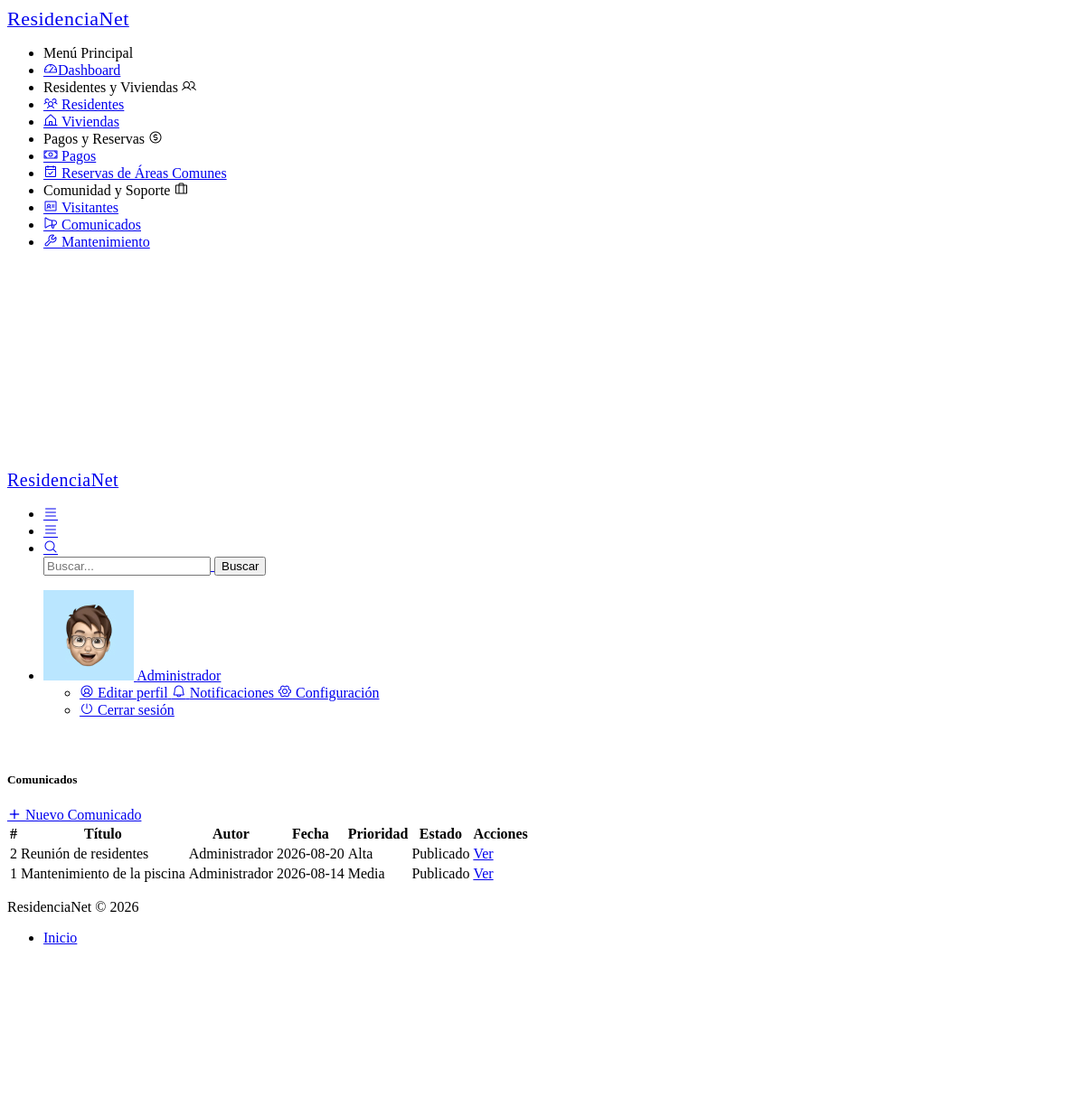
The page /comunicado/index (signed in) on the database its author committed.
### tables this page shows
CREATE TABLE IF NOT EXISTS comunicados (
    id INT AUTO_INCREMENT PRIMARY KEY,
    titulo VARCHAR(150) NOT NULL,
    contenido TEXT NOT NULL,
    prioridad ENUM('Baja', 'Media', 'Alta') DEFAULT 'Media',
    fecha DATE NOT NULL,
    autor VARCHAR(100) DEFAULT 'Administrador',
    estado ENUM('Publicado', 'Borrador') DEFAULT 'Publicado',
    created_at TIMESTAMP DEFAULT CURRENT_TIMESTAMP
);

### app/controllers/ComunicadoController.php (called while the page is built, shortened)
<?php
class ComunicadoController extends Controller {
    private $comunicadoModel;
    public function __construct() {
        $this->comunicadoModel = $this->model('Comunicado');
    }
    public function index() {
        $comunicados = $this->comunicadoModel->getAll();
        $this->view('comunicados/index', [
            'comunicados' => $comunicados
        ]);
    }
}

### app/core/app.php (called while the page is built, shortened)
<?php
class App {
    protected $method = 'index';
    public function __construct() {
        $url = $this->parseUrl();
        if (isset($url[0]) && file_exists('../app/controllers/' . ucfirst($url[0]) . 'Controller.php')) {
            unset($url[0]);
        }
        $this->controller = new $this->controller;
        if (isset($url[1])) {
            if (method_exists($this->controller, $url[1])) {
                $this->method = $url[1];
                unset($url[1]);
            }
        }
        $this->params = $url ? array_values($url) : [];
        call_user_func_array([$this->controller, $this->method], $this->params);
    }
    public function parseUrl() {
        if (isset($_GET['url'])) {
            return explode('/', filter_var(rtrim($_GET['url'], '/'), FILTER_SANITIZE_URL));
        }
        return [];
    }
}

### public/index.php (called while the page is built, shortened)
<?php
require_once '../app/core/app.php';
$app = new App();

### app/models/Comunicado.php (called while the page is built, shortened)
<?php
require_once '../app/config/database.php';
class Comunicado {
    private $db;
    public function __construct() {
        $this->db = Database::getInstance()->getConnection();
    }
    public function getAll() {
        $query = "SELECT * FROM comunicados ORDER BY id DESC";
        $result = $this->db->query($query);
        return $result->fetch_all(MYSQLI_ASSOC);
    }
}

### app/config/database.php (called while the page is built, shortened)
<?php
class Database {
    private static $instance = null;
    private $conn;
    private function __construct() {
        try {
            $this->conn = new mysqli(DB_HOST, DB_USER, DB_PASS, DB_NAME);
            $this->conn->set_charset("utf8");
        } catch (mysqli_sql_exception $e) {
            die("Error de conexión a la base de datos. Verifica que MySQL esté encendido y la base '" . DB_NAME . "' exista. Detalle: " . $e->getMessage());
        }
    }
    public static function getInstance() {
        if (!self::$instance) {
            self::$instance = new Database();
        }
        return self::$instance;
    }
    public function getConnection() {
        return $this->conn;
    }
}

### app/views/comunicados/index.php (the view, shortened to what this page needs)
<?php
include '../app/views/layouts/header.php';
include '../app/views/layouts/sidebar.php';
include '../app/views/layouts/topbar.php';
?>
<div class="pc-container">
    <div class="pc-content">
        <div class="row">
            <div class="col-12">
                <div class="card">
                    <div class="card-header d-flex justify-content-between align-items-center">
                        <h5 class="mb-0">Comunicados</h5>
                        <a href="<?= BASE_URL ?>/comunicado/create" class="btn btn-primary">
                            <i class="feather icon-plus"></i>
                            Nuevo Comunicado
                        </a>
                    </div>
                    <div class="card-body">
                        <div class="table-responsive">
                            <table class="table table-hover table-striped align-middle">
                                <thead>
                                    <tr>
                                        <th>#</th>
                                        <th>Título</th>
                                        <th>Autor</th>
                                        <th>Fecha</th>
                                        <th>Prioridad</th>
                                        <th>Estado</th>
                                        <th>Acciones</th>
                                    </tr>
                                </thead>
                                <tbody>
                                <?php if (!empty($data['comunicados'])): ?>
                                    <?php foreach ($data['comunicados'] as $comunicado): ?>
                                    <tr>
                                        <td>
                                            <?= htmlspecialchars($comunicado['id']) ?>
                                        </td>
                                        <td>
                                            <?= htmlspecialchars($comunicado['titulo']) ?>
                                        </td>
                                        <td>
                                            <?= htmlspecialchars($comunicado['autor']) ?>
                                        </td>
                                        <td>
                                            <?= htmlspecialchars($comunicado['fecha']) ?>
                                        </td>
                                        <td>
                                            <?php if ($comunicado['prioridad'] === 'Alta'): ?>
                                                <span class="badge bg-danger">
                                                    Alta
                                                </span>
                                            <?php elseif ($comunicado['prioridad'] === 'Media'): ?>
                                                <span class="badge bg-warning">
                                                    Media
                                                </span>
                                            <?php else: ?>
                                                <span class="badge bg-success">
                                                    Baja
                                                </span>
                                            <?php endif; ?>
                                        </td>
                                        <td>
                                            <span class="badge bg-<?= $comunicado['estado'] === 'Publicado' ? 'success' : 'secondary' ?>">
                                                <?= htmlspecialchars($comunicado['estado']) ?>
                                            </span>
                                        </td>
                                        <td>
                                            <a
                                                href="<?= BASE_URL ?>/comunicado/show/<?= $comunicado['id'] ?>"
                                                class="btn btn-info btn-sm">
                                                Ver
                                            </a>
                                        </td>
                                    </tr>
                                    <?php endforeach; ?>
                                <?php endif; ?>
                                </tbody>
                            </table>
                        </div>
                    </div>
                </div>
            </div>
        </div>
    </div>
</div>
<?php
include '../app/views/layouts/footer.php';
include '../app/views/layouts/scripts.php';
?>

### rows shown on the page
comunicados: id "2", titulo "Reunión de residentes", autor "Administrador", fecha "2026-08-20", prioridad "Alta", estado "Publicado"
comunicados: id "1", titulo "Mantenimiento de la piscina", autor "Administrador", fecha "2026-08-14", prioridad "Media", estado "Publicado"

### other values the page prints
$_SESSION['user_name'] "Administrador"
